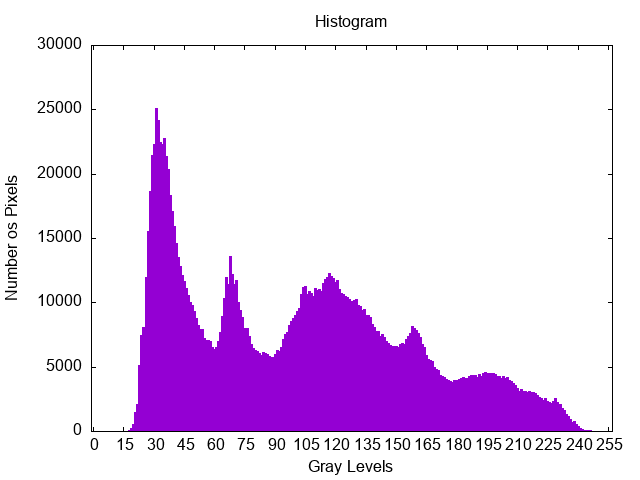

Write gnuplot code to recreate this figure.
set title "Histogram"
set xlabel "Gray Levels"
set ylabel "Number os Pixels"
set terminal png
set output "plot.png"
set style fill solid border
set xtics 0, 15, 255
set style histogram rowstacked
unset key

plot \
"plot.csv" using 2:xtic(20) with histogram title 'test.jpg'
